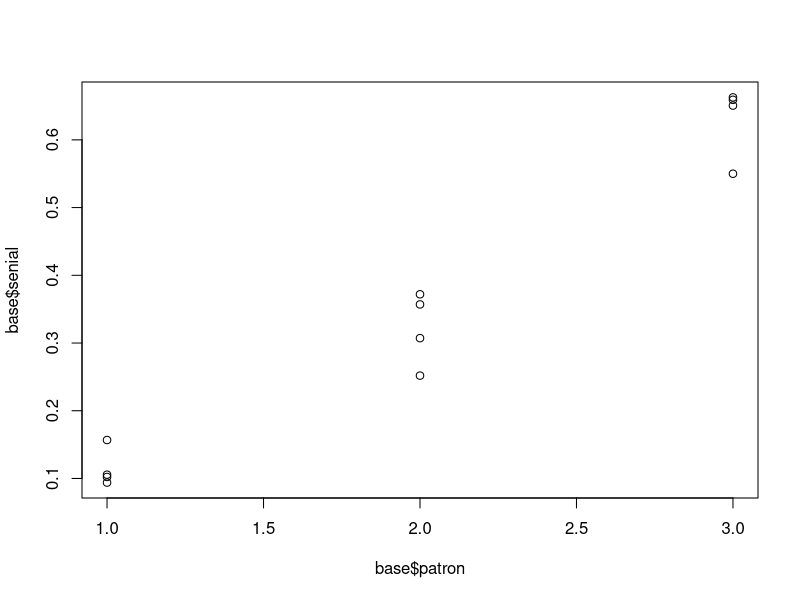
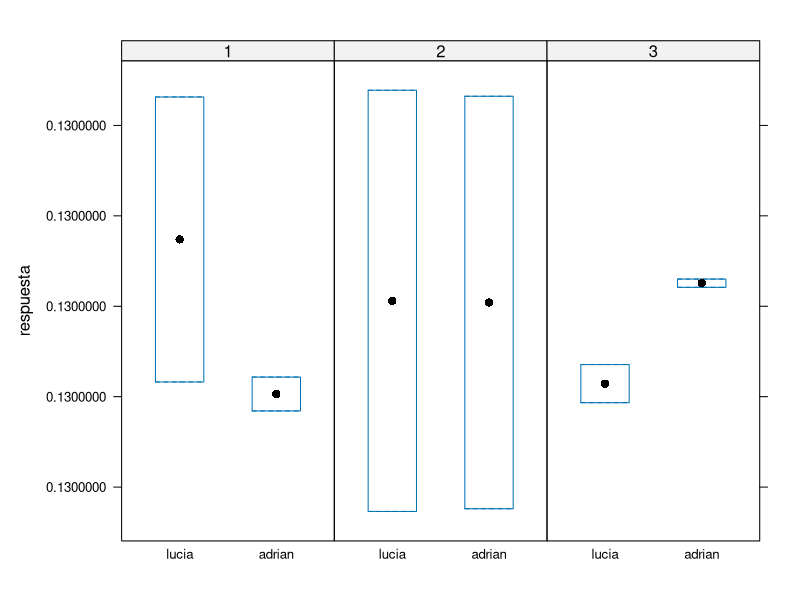
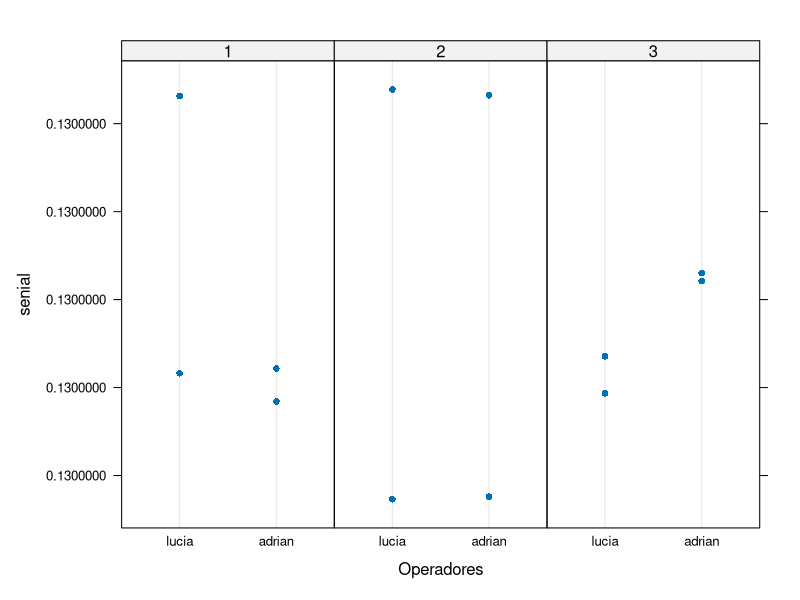
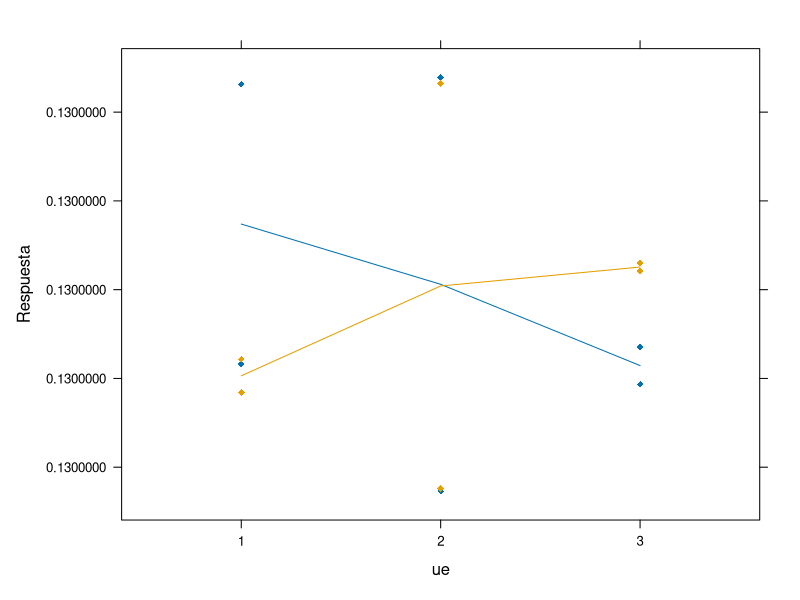
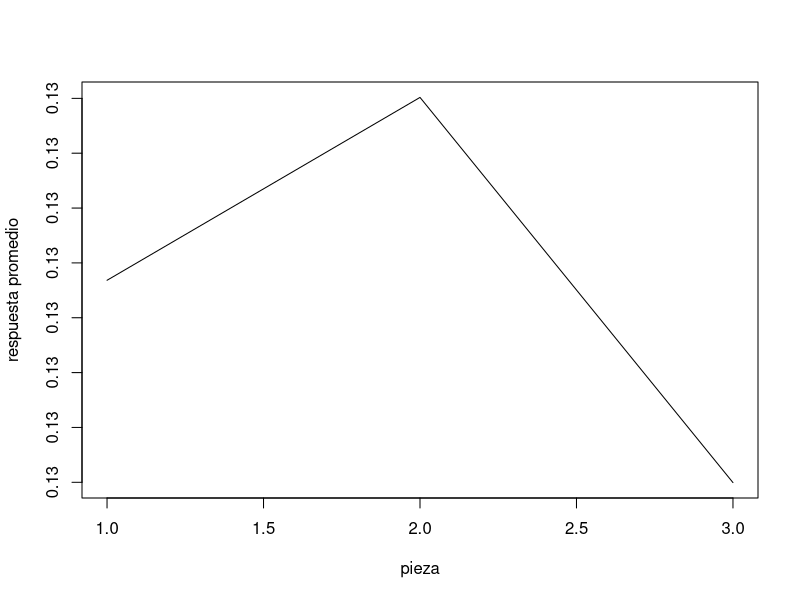
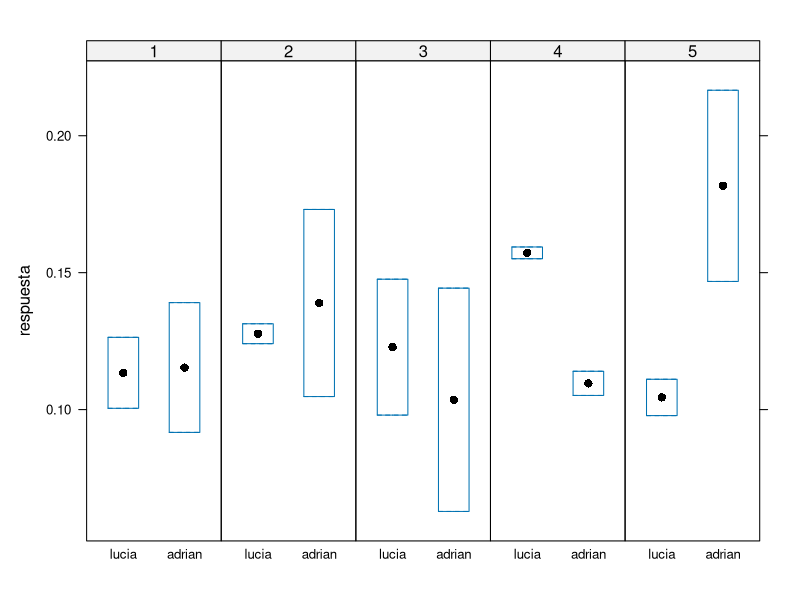
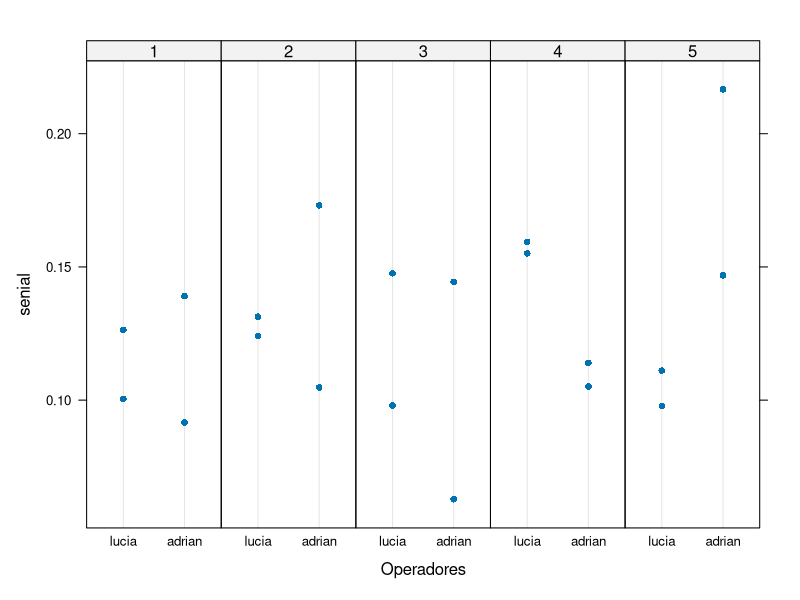
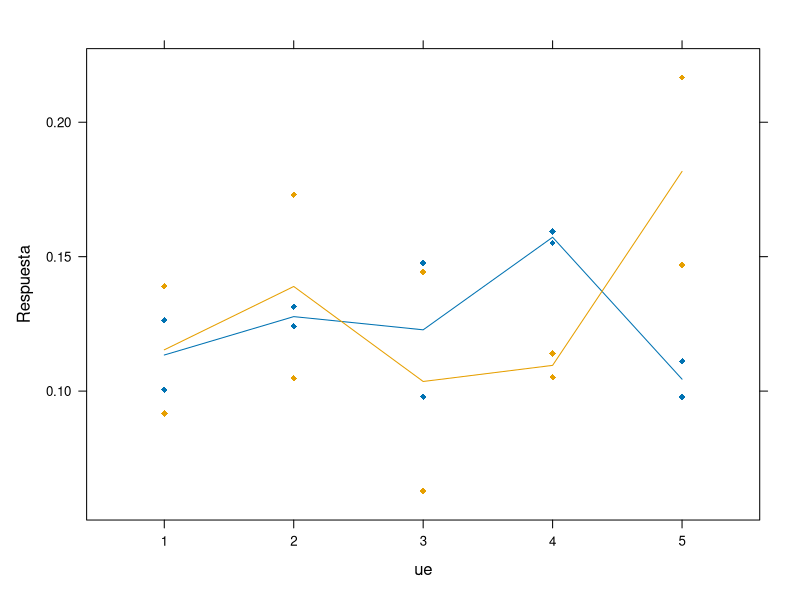

Recreate these plots in R, in order.
## ---- chunk 1
N <- 3 # numero de patrones que quieran
r <- 4 # cantidad de repeticiones por patron



sigma<- 0.002 

prom1 <- 0.13
prom2 <- 0.35
prom3 <- 0.60
prom4 <- 0.90
prom5 <- 1.25

senial <- c()

patron <- factor(rep(1:N,each=r))

for (i in 1:length(patron)) {

  if(patron[i] == 1){
    
    senial[i] =  abs(rnorm(n=r, mean= prom1, sd=sqrt(sigma)))
    
  }else if(patron[i] == 2){
    
    senial[i] = abs(rnorm(n=r, mean= prom2, sd=sqrt(sigma)))
    
  }else if(patron[i] == 3){
    
    senial[i] = abs(rnorm(n=r, mean= prom3, sd=sqrt(sigma)))
    
  # }else if(patron[i] == 4){
  #  
  #   senial[i] = abs(rnorm(n=r, mean= prom4, sd=sqrt(sigma)))
     
  # }else if(patron[i] == 5){
  #   
  #   senial[i] = abs(rnorm(n=r, mean= prom5, sd=sqrt(sigma)))
  #   
  }
  
} 


senial <- as.numeric(senial)
base <- data.frame(cbind(patron,senial))

plot(base$patron,base$senial)

# library(ggplot2)
# 
# ggplot(base, aes(patron,senial)) + 
#   geom_point() +
#   geom_smooth(method = "lm") 
# ------------------------------------------------------------------- REPRODUCIBILIDAD Y REPETIBILIDAD ----------------------------------------------------------------------------
# R&R:
N <- 1 # numero de patrones que quieran
r <- 12 # cantidad de repeticiones por patron

sigma<- 0.000000000000001 

prom1 <- 0.13

senial <- c()

patron <- factor(rep(1:N,each=r))

for (i in 1:length(patron)) {

  if(patron[i] == 1){
    
    senial[i] =  abs(rnorm(n=r, mean= prom1, sd=sqrt(sigma)))
    
  }
  
}

senial <- as.numeric(senial)
analistas <- factor(rep(c("lucia","adrian"),each = 2, times = 3))
repe <- rep(c(1,2),6)
ue <- rep(1:3,each = 4)
base <- data.frame(cbind(patron,senial,analistas,repe,ue))

base$ue <- factor(base$ue)
base$repe <- factor(base$repe)
base$analistas <- factor(base$analistas)
levels(base$analistas) = c("lucia","adrian")
str(base)
# visualizacion:
library(lattice)
bwplot(senial~analistas|ue,layout=c(3,1),ylab = "respuesta",data = base)
dotplot(senial~analistas|ue,xlab="Operadores",layout=c(3,1),data=base)
xyplot(senial~ue,groups = analistas, type = c("p", "a"),pch = 18,  ylab = "Respuesta", base)
plot(tapply(base$senial,base$ue,mean),type = "l",xlab = "pieza",ylab = "respuesta promedio")
## ---- chunk 2
table(base$analistas,base$repe)
## ---- chunk 3
N <- 1 # numero de patrones que quieran
r <- 20 # cantidad de repeticiones por patron

sigma<- 0.001 

prom1 <- 0.13

senial <- c()

patron <- factor(rep(1:N,each=r))

for (i in 1:length(patron)) {

  if(patron[i] == 1){
    
    senial[i] =  abs(rnorm(n=r, mean= prom1, sd=sqrt(sigma)))
    
  }
  
}

senial <- as.numeric(senial)
analistas <- factor(rep(c("lucia","adrian"),each = 2, times = 5))
repe <- rep(c(1,2),10)
ue <- rep(1:5,each = 4)
base <- data.frame(cbind(patron,senial,analistas,repe,ue))

base$ue <- factor(base$ue)
base$repe <- factor(base$repe)
base$analistas <- factor(base$analistas)
levels(base$analistas) = c("lucia","adrian")
str(base)
# visualizacion:
library(lattice)
bwplot(senial~analistas|ue,layout=c(5,1),ylab = "respuesta",data = base)
dotplot(senial~analistas|ue,xlab="Operadores",layout=c(5,1),data=base)
xyplot(senial~ue,groups = analistas, type = c("p", "a"),pch = 18,  ylab = "Respuesta", base)
plot(tapply(base$senial,base$ue,mean),type = "l",xlab = "pieza",ylab = "respuesta promedio")
## ---- chunk 4
table(base$ue,base$analistas)
## ---- chunk 5
N <- 1 # numero de patrones que quieran
r <- 24 # cantidad de repeticiones por patron

sigma<- 0.00001 

prom1 <- 0.13

senial <- c()

patron <- factor(rep(1:N,each=r))

for (i in 1:length(patron)) {

  if(patron[i] == 1){
    
    senial[i] =  abs(rnorm(n=r, mean= prom1, sd=sqrt(sigma)))
    
  }
  
}

senial <- as.numeric(senial)
analistas <- factor(rep(c("lucia","adrian"),each = 3, times = 4))
repe <- rep(c(1:3),8)
ue <- rep(1:4,each = 6)
base <- data.frame(cbind(patron,senial,analistas,repe,ue))

base$ue <- factor(base$ue)
base$repe <- factor(base$repe)
base$analistas <- factor(base$analistas)
levels(base$analistas) = c("lucia","adrian")
str(base)
# visualizacion:
library(lattice)
bwplot(senial~analistas|ue,layout=c(4,1),ylab = "respuesta",data = base)
dotplot(senial~analistas|ue,xlab="Operadores",layout=c(4,1),data=base)
xyplot(senial~ue,groups = analistas, type = c("p", "a"),pch = 18,  ylab = "Respuesta", base)
plot(tapply(base$senial,base$ue,mean),type = "l",xlab = "pieza",ylab = "respuesta promedio")
## ---- chunk 6
table(base$ue,base$analistas)
## ---- chunk 7
N <- 5 # numero de patrones que quieran
r <- 3 # cantidad de repeticiones por patron



# sigma<- 0.002 

prom1 <- 0.13
prom2 <- 0.35
prom3 <- 0.60
prom4 <- 0.95
prom5 <- 1.25

senial <- c()

patron <- factor(rep(1:N,each=r))

for (i in 1:length(patron)) {

  if(patron[i] == 1){
    
    senial[i] =  abs(rnorm(n=r, mean= prom1, sd=sqrt(0.0002)))
    
  }else if(patron[i] == 2){
    
    senial[i] = abs(rnorm(n=r, mean= prom2, sd=sqrt(0.002)))
    
  }else if(patron[i] == 3){
    
    senial[i] = abs(rnorm(n=r, mean= prom3, sd=sqrt(0.01)))
    
  }else if(patron[i] == 4){
   
    senial[i] = abs(rnorm(n=r, mean= prom4, sd=sqrt(0.02)))
     
  }else if(patron[i] == 5){
    
    senial[i] = abs(rnorm(n=r, mean= prom5, sd=sqrt(0.1)))
    
  }
  
} 
senial <- as.numeric(senial)
base <- data.frame(cbind(patron,senial))

plot(base$patron,base$senial)

# library(ggplot2)
# 
# ggplot(base, aes(patron,senial)) + 
#   geom_point() +
#   geom_smooth(method = "lm") 
## ---- chunk 8
"HOLAaaa"
